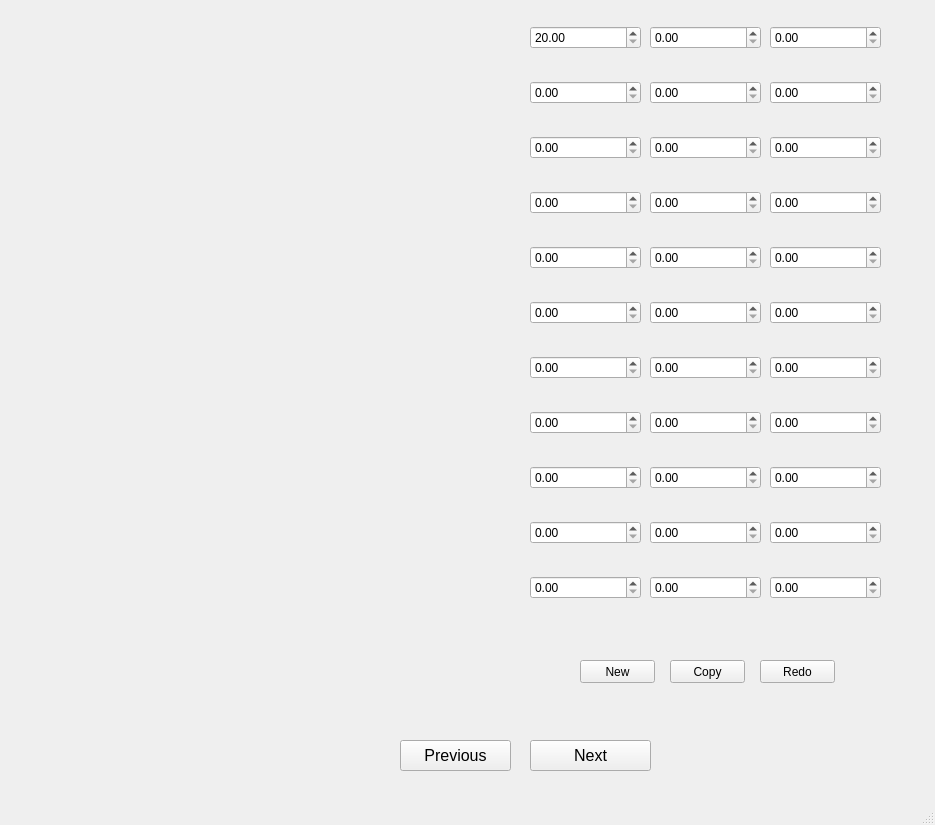
<?xml version="1.0" encoding="UTF-8"?>
<ui version="4.0">
 <class>MainWindow</class>
 <widget class="QMainWindow" name="MainWindow">
  <property name="geometry">
   <rect>
    <x>0</x>
    <y>0</y>
    <width>935</width>
    <height>825</height>
   </rect>
  </property>
  <property name="windowTitle">
   <string>MainWindow</string>
  </property>
  <widget class="QWidget" name="centralwidget">
   <widget class="QLabel" name="label">
    <property name="geometry">
     <rect>
      <x>0</x>
      <y>0</y>
      <width>521</width>
      <height>711</height>
     </rect>
    </property>
    <property name="text">
     <string/>
    </property>
    <property name="pixmap">
     <pixmap>node_style.png</pixmap>
    </property>
    <property name="scaledContents">
     <bool>true</bool>
    </property>
   </widget>
   <widget class="QWidget" name="verticalLayoutWidget">
    <property name="geometry">
     <rect>
      <x>530</x>
      <y>0</y>
      <width>111</width>
      <height>631</height>
     </rect>
    </property>
    <layout class="QVBoxLayout" name="verticalLayout">
     <item>
      <widget class="QDoubleSpinBox" name="doubleSpinBox_1">
       <property name="minimum">
        <double>20.000000000000000</double>
       </property>
       <property name="maximum">
        <double>50.000000000000000</double>
       </property>
      </widget>
     </item>
     <item>
      <widget class="QDoubleSpinBox" name="doubleSpinBox_2"/>
     </item>
     <item>
      <widget class="QDoubleSpinBox" name="doubleSpinBox_3"/>
     </item>
     <item>
      <widget class="QDoubleSpinBox" name="doubleSpinBox_4"/>
     </item>
     <item>
      <widget class="QDoubleSpinBox" name="doubleSpinBox_5"/>
     </item>
     <item>
      <widget class="QDoubleSpinBox" name="doubleSpinBox_6"/>
     </item>
     <item>
      <widget class="QDoubleSpinBox" name="doubleSpinBox_7"/>
     </item>
     <item>
      <widget class="QDoubleSpinBox" name="doubleSpinBox_8"/>
     </item>
     <item>
      <widget class="QDoubleSpinBox" name="doubleSpinBox_9"/>
     </item>
     <item>
      <widget class="QDoubleSpinBox" name="doubleSpinBox_10"/>
     </item>
     <item>
      <widget class="QDoubleSpinBox" name="doubleSpinBox_11"/>
     </item>
    </layout>
   </widget>
   <widget class="QWidget" name="verticalLayoutWidget_2">
    <property name="geometry">
     <rect>
      <x>650</x>
      <y>0</y>
      <width>111</width>
      <height>631</height>
     </rect>
    </property>
    <layout class="QVBoxLayout" name="verticalLayout_2">
     <item>
      <widget class="QDoubleSpinBox" name="doubleSpinBox_12"/>
     </item>
     <item>
      <widget class="QDoubleSpinBox" name="doubleSpinBox_13"/>
     </item>
     <item>
      <widget class="QDoubleSpinBox" name="doubleSpinBox_14"/>
     </item>
     <item>
      <widget class="QDoubleSpinBox" name="doubleSpinBox_15"/>
     </item>
     <item>
      <widget class="QDoubleSpinBox" name="doubleSpinBox_16"/>
     </item>
     <item>
      <widget class="QDoubleSpinBox" name="doubleSpinBox_17"/>
     </item>
     <item>
      <widget class="QDoubleSpinBox" name="doubleSpinBox_18"/>
     </item>
     <item>
      <widget class="QDoubleSpinBox" name="doubleSpinBox_19"/>
     </item>
     <item>
      <widget class="QDoubleSpinBox" name="doubleSpinBox_20"/>
     </item>
     <item>
      <widget class="QDoubleSpinBox" name="doubleSpinBox_21"/>
     </item>
     <item>
      <widget class="QDoubleSpinBox" name="doubleSpinBox_22"/>
     </item>
    </layout>
   </widget>
   <widget class="QPushButton" name="Next">
    <property name="geometry">
     <rect>
      <x>530</x>
      <y>740</y>
      <width>121</width>
      <height>31</height>
     </rect>
    </property>
    <property name="font">
     <font>
      <pointsize>12</pointsize>
     </font>
    </property>
    <property name="text">
     <string>Next</string>
    </property>
    <property name="iconSize">
     <size>
      <width>32</width>
      <height>32</height>
     </size>
    </property>
    <property name="checkable">
     <bool>true</bool>
    </property>
   </widget>
   <widget class="QPushButton" name="Previous">
    <property name="geometry">
     <rect>
      <x>400</x>
      <y>740</y>
      <width>111</width>
      <height>31</height>
     </rect>
    </property>
    <property name="font">
     <font>
      <pointsize>12</pointsize>
     </font>
    </property>
    <property name="text">
     <string>Previous</string>
    </property>
    <property name="iconSize">
     <size>
      <width>32</width>
      <height>32</height>
     </size>
    </property>
    <property name="checkable">
     <bool>true</bool>
    </property>
   </widget>
   <widget class="QWidget" name="verticalLayoutWidget_3">
    <property name="geometry">
     <rect>
      <x>770</x>
      <y>0</y>
      <width>111</width>
      <height>631</height>
     </rect>
    </property>
    <layout class="QVBoxLayout" name="verticalLayout_3">
     <item>
      <widget class="QDoubleSpinBox" name="doubleSpinBox_23"/>
     </item>
     <item>
      <widget class="QDoubleSpinBox" name="doubleSpinBox_24"/>
     </item>
     <item>
      <widget class="QDoubleSpinBox" name="doubleSpinBox_25"/>
     </item>
     <item>
      <widget class="QDoubleSpinBox" name="doubleSpinBox_26"/>
     </item>
     <item>
      <widget class="QDoubleSpinBox" name="doubleSpinBox_27"/>
     </item>
     <item>
      <widget class="QDoubleSpinBox" name="doubleSpinBox_28"/>
     </item>
     <item>
      <widget class="QDoubleSpinBox" name="doubleSpinBox_29"/>
     </item>
     <item>
      <widget class="QDoubleSpinBox" name="doubleSpinBox_30"/>
     </item>
     <item>
      <widget class="QDoubleSpinBox" name="doubleSpinBox_31"/>
     </item>
     <item>
      <widget class="QDoubleSpinBox" name="doubleSpinBox_32"/>
     </item>
     <item>
      <widget class="QDoubleSpinBox" name="doubleSpinBox_33"/>
     </item>
    </layout>
   </widget>
   <widget class="QPushButton" name="New">
    <property name="geometry">
     <rect>
      <x>580</x>
      <y>660</y>
      <width>75</width>
      <height>23</height>
     </rect>
    </property>
    <property name="text">
     <string>New</string>
    </property>
   </widget>
   <widget class="QPushButton" name="Copy">
    <property name="geometry">
     <rect>
      <x>670</x>
      <y>660</y>
      <width>75</width>
      <height>23</height>
     </rect>
    </property>
    <property name="text">
     <string>Copy</string>
    </property>
   </widget>
   <widget class="QPushButton" name="Redo">
    <property name="geometry">
     <rect>
      <x>760</x>
      <y>660</y>
      <width>75</width>
      <height>23</height>
     </rect>
    </property>
    <property name="text">
     <string>Redo</string>
    </property>
   </widget>
  </widget>
  <widget class="QMenuBar" name="menubar">
   <property name="geometry">
    <rect>
     <x>0</x>
     <y>0</y>
     <width>935</width>
     <height>22</height>
    </rect>
   </property>
  </widget>
  <widget class="QStatusBar" name="statusbar"/>
 </widget>
 <resources/>
 <connections/>
</ui>
